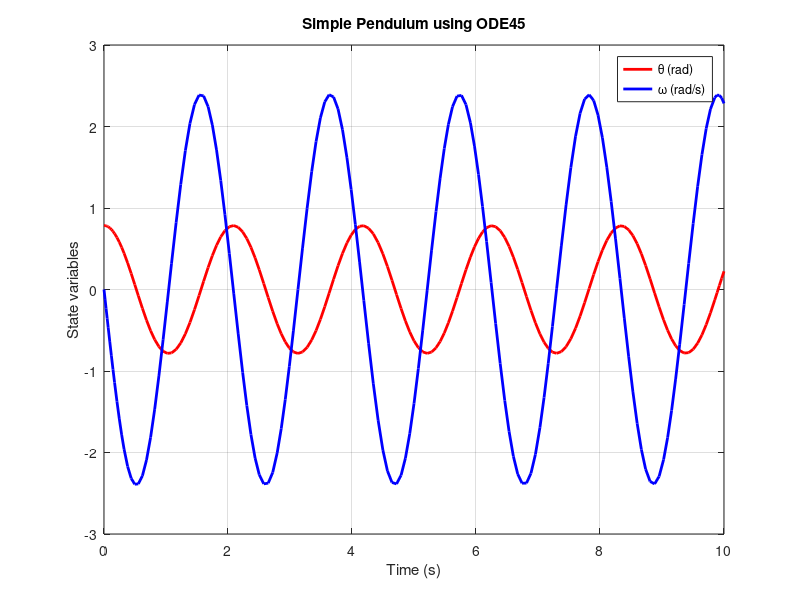

This figure's MATLAB source: (Note: this script raises an error after producing the figure.)
%% ODE Solver Demo (Simple Pendulum)

clear; clc; close all

% Parameters
g = 9.81; % acceleration due to gravity (m/s^2)
L = 1.0;  % length of the pendulum (m)

% Initial conditions
theta0 = pi/4;  % initial angular displacement (radians)
omega0 = 0;     % initial angular velocity (rad/s)
y0 = [theta0; omega0]; % initial state vector

% Time span for the simulation
tspan = [0 10]; % time range for the solution (seconds)

%% Method 1

% Define the system of ODEs as a function
pendulumODEs = @(t, y) [y(2); -g/L * sin(y(1))];

% Solve the ODE using ode45
[t, y] = ode45(pendulumODEs, tspan, y0);

% Plot the results
figure;
plot(t, y(:,1), '-r', 'LineWidth', 2); % plot theta (angular displacement)
hold on;
plot(t, y(:,2), '-b', 'LineWidth', 2); % plot omega (angular velocity)
xlabel('Time (s)');
ylabel('State variables');
legend('\theta (rad)', '\omega (rad/s)');
title('Simple Pendulum using ODE45');
grid on;


%% Method 2

% Solve the ODE using ode45
[t, y] = ode45(@pendulumODE, tspan, y0, [], g, L);

% Plot the results
figure;
plot(t, y(:,1), '-r', 'LineWidth', 2); % plot theta (angular displacement)
hold on;
plot(t, y(:,2), '-b', 'LineWidth', 2); % plot omega (angular velocity)
xlabel('Time (s)');
ylabel('State variables');
legend('\theta (rad)', '\omega (rad/s)');
title('Simple Pendulum using ODE45');
grid on;

% This function defines the ODEs for the simple pendulum.

function dydt = pendulumODE(t, y, g, L)
    % y(1) is theta (angular displacement)
    % y(2) is omega (angular velocity)
    
    dydt = zeros(2, 1);    % Initialize the output as a column vector
    
    dydt(1) = y(2);              % dy1/dt = omega
    dydt(2) = -g/L * sin(y(1));  % dy2/dt = -g/L * sin(theta)
end